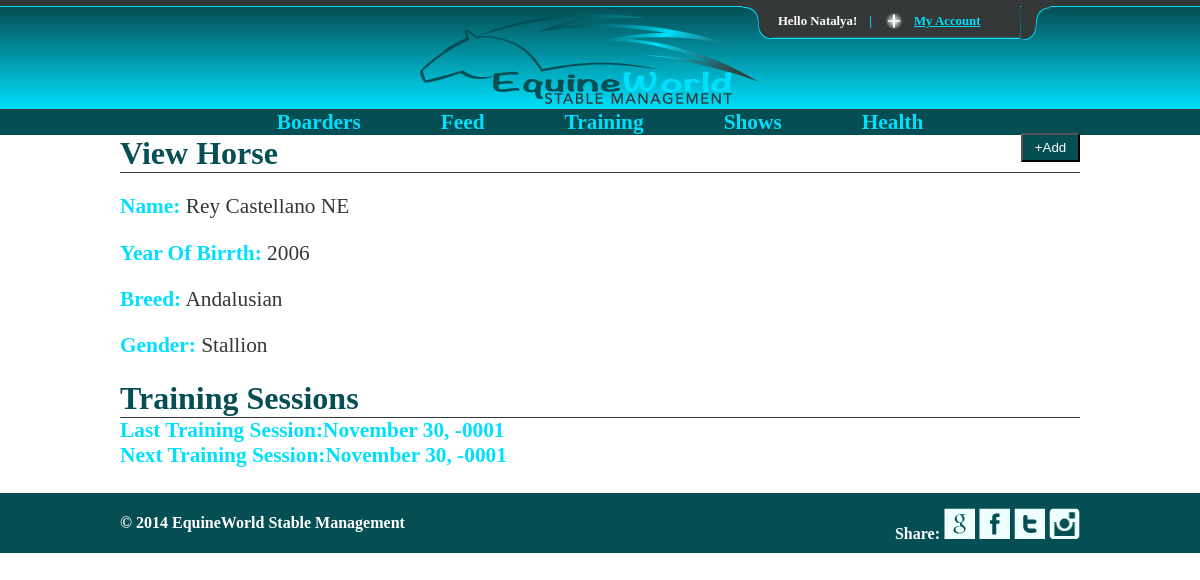
Page /viewhorse.php?id=1 on the committed database.
### tables this page shows
CREATE TABLE IF NOT EXISTS `horses` (
  `id` int(11) NOT NULL AUTO_INCREMENT,
  `name` text NOT NULL,
  `yob` int(4) NOT NULL,
  `breed` varchar(255) NOT NULL,
  `gender` varchar(255) NOT NULL,
  `owner` varchar(255) NOT NULL,
  `projectCreator` int(11) NOT NULL,
  PRIMARY KEY (`id`)
);

CREATE TABLE IF NOT EXISTS `training` (
  `id` int(11) NOT NULL AUTO_INCREMENT,
  `horseid` int(11) NOT NULL,
  `session` text NOT NULL,
  `workon` text NOT NULL,
  `last` date NOT NULL,
  `next` date NOT NULL,
  `projectCreator` int(11) NOT NULL,
  PRIMARY KEY (`id`)
);

### viewhorse.php (the view, shortened to what this page needs)
<?php
$id = $_GET['id'];
$result = mysql_query("SELECT * FROM horses WHERE id='$id'")
or die ('cannot select horse info');
$row = mysql_fetch_array($result);
$id = $row['id'];
$name = stripslashes($row['name']);
$yob = $row['yob'];
$breed = $row['breed'];
$gender = $row['gender'];
?>
<!doctype html>
<html lang="en">
<head>
	<link rel="stylesheet" href="css/style.css">
  	<link rel="stylesheet" href="css/slide.css" type="text/css" media="screen" />
	<link href="css/jquery-ui-1.10.4.custom.css" rel="stylesheet">
</head>
<body class="dashboard">
	<div id="toppanel">
		<div class="tab">
			<ul class="login">
				<li class="left">&nbsp;</li>
				<li>Hello Natalya!</li>
				<li class="sep">|</li>
				<li id="toggle">
					<a id="open" class="open" href="#">My Account</a>
				</li>
				<li class="right">&nbsp;</li>
			</ul>
		</div>
	</div>
	<header>
		<div class="row">
		<div class="logo"><img src="images/logo-color.png" alt="EquineWorld Stable Management" class="logo"></div>
    <div class="clear"></div></div>
	</header>
	<div class="wrapper">
	<nav role="navigation">
		<ul>
			<li><a href="boarders.php">Boarders</a></li>
			<li><a href="feed.php">Feed</a></li>
			<li><a href="training.php">Training</a></li>
			<li><a href="shows.php">Shows</a></li>
			<li><a href="health.php">Health</a></li>
		</ul>
		</nav>
	    </div>
		<div class="row">
			<h1 class="list">View Horse</h1>
			<div class="listAdd">
				  <button class="addbutton" data-toggle="modal" data-target="#myModal">
				    +Add
				  </button>
				</div>
					  <p><strong>Name:</strong> <?php echo $name;?></p>
					  <p><strong>Year Of Birrth:</strong> <?php echo $yob;?></p>
				      <p><strong>Breed:</strong> <?php echo $breed;?></p>
				      <p><strong>Gender:</strong> <?php echo $gender;?></p>
					<h2>Training Sessions</h2>
					<?php
								$loop = mysql_query("SELECT * FROM training WHERE horseid='$id' order by id ASC") or die ('cannot select training sessions ' . mysql_error());
								while ($row = mysql_fetch_array($loop))
								{
								echo "<b><strong>Last Training Session:</b>";
								 echo "<br />";
 								echo "<b><strong>Next Training Session:</b>";
 								 echo "<br />";
								echo "<br />";
								}
								?>
				</div>
		<footer>
			<div class=foot>
				<div class="span8">
					<p>	&copy; 2014 EquineWorld Stable Management</p>
				</div>
				<div class="span4">Share:
				<a href="https://plus.google.com/" target="blank"><img src="images/google.png" height="31" width="31" alt="Google +"></a>
				<a href="https://www.facebook.com/" target="blank"><img src="images/facebook.png" height="31" width="31" alt="Facebook"></a>
				<a href="https://twitter.com/" target="blank"><img src="images/twitter.png" height="31" width="31" alt="Twitter"></a>
				<a href="http://instagram.com/" target="blank"><img src="images/instagram.png" height="31" width="31" alt="Instagram"></a>
						</div>
			</div>
			</footer>
</body>
</html>

### css/style.css (style rules this page uses)
body { background: #ffffff; font-family: 'Avenir'; font-size: 12pt; margin: 0px; color: #343838; }
b, strong { color: #00DFFC; }
a { color: #044E54; }
.addbutton { background: url("../images/button.png"); width: 59px; padding: 5px; text-align: center; color: #ffffff; }
.logo { margin: 0px 100px; }
h1 { font: normal normal bold 24pt 'Noteworthy', serif; margin-bottom: 0; margin-top: 0; color: #044E54; }
h2 { font: normal normal bold 24pt 'Noteworthy', serif; margin-bottom: 0; margin-top: 0; color: #044E54; border-bottom: 1px solid #343838; }
h1.list { border-bottom: 1px solid #343838; }
header { width: 100%; height: 102px; background: #044e54; background: -moz-linear-gradient(top, #044e54 0%, #00dffc 100%); background: -webkit-gradient(linear, left top, left bottom, color-stop(0%,#044e54), color-stop(100%,#00dffc)); background: -webkit-linear-gradient(top, #044e54 0%,#00dffc 100%); background: -o-linear-gradient(top, #044e54 0%,#00dffc 100%); background: -ms-linear-gradient(top, #044e54 0%,#00dffc 100%); background: linear-gradient(to bottom, #044e54 0%,#00dffc 100%); filter: progid:DXImageTransform.Microsoft.gradient( startColorstr='#044e54', endColorstr='#00dffc',GradientType=0 ); border-bottom: 1px solid #343838; }
.logo { margin: 7px 150px; }
.wrapper { background: #044E54; margin: 0px; }
nav { display: table; margin: 0 auto; }
nav ul { display: table-row; }
nav ul li { display: table-cell; padding: 0 40px; }
nav ul li a { color: #00DFFC; font-weight: bold; font-size: 16pt; text-decoration: none; }
.row { width: 960px; margin: 0px auto; font-size: 16pt; }
.listAdd { float: right; position: relative; top: -40px; }
footer { background: #044E54; height: 60px; }
.foot { color: #ffffff; width: 960px; margin: 0 auto; padding-top: 5px; }
.span8 { float: left; }
.span4 { float: right; padding-top: 10px; }

### css/slide.css (style rules this page uses)
.tab { background: url(../images/tab_b.png) repeat-x 0 0; height: 42px; position: relative; top: 0; z-index: 999; }
.tab ul.login { display: block; position: relative; float: right; clear: right; height: 42px; width: auto; font-weight: bold; line-height: 42px; margin: 0; right: 150px; color: white; font-size: 80%; text-align: center; }
.tab ul.login li.left { background: url(../images/tab_l.png) no-repeat left 0; height: 42px; width: 30px; padding: 0; margin: 0; display: block; float: left; }
.tab ul.login li.right { background: url(../images/tab_r.png) no-repeat left 0; height: 42px; width: 30px; padding: 0; margin: 0; display: block; float: left; }
.tab ul.login li { text-align: left; padding: 0 6px; display: block; float: left; height: 42px; background: url(../images/tab_m.png) repeat-x 0 0; }
.tab ul.login li a { color: #00DFFC; }
.tab .sep { color:#00DFFC }
.tab a.open, .tab a.close { height: 20px; line-height: 20px !important; padding-left: 30px !important; cursor: pointer; display: block; width: 100px; position: relative; top: 11px; }
.tab a.open { background: url(../images/bt_open.png) no-repeat left 0; }
#toppanel { position: absolute; top: 0; width: 100%; z-index: 999; text-align: center; margin-left: auto; margin-right: auto; }

### rows in the picture
horses: name "Rey Castellano NE", yob "2006", breed "Andalusian", gender "Stallion"
